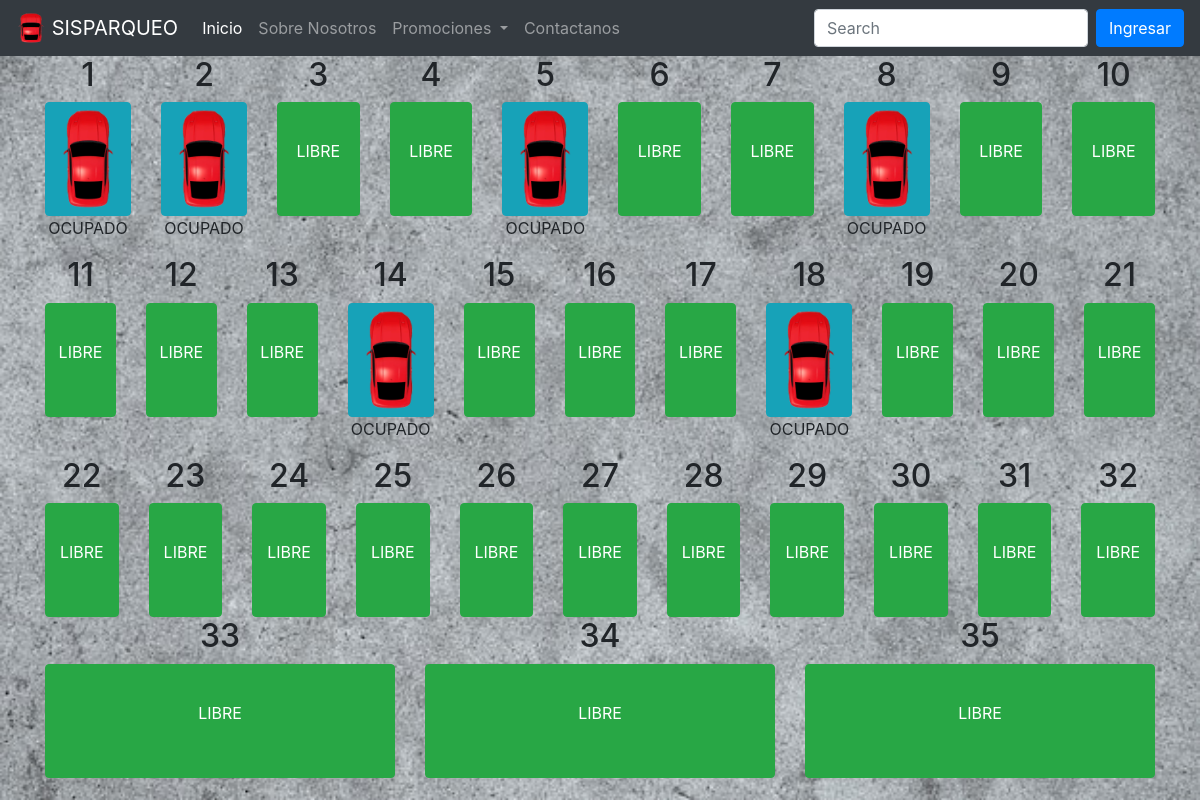
The page / on the database its author committed.
### tables this page shows
CREATE TABLE `tb_mapeos` (
  `id_map` int(11) NOT NULL,
  `nro_espacio` varchar(255) DEFAULT NULL,
  `estado_espacio` varchar(255) DEFAULT NULL,
  `obs` varchar(255) DEFAULT NULL,
  `fyh_creacion` datetime DEFAULT NULL,
  `fyh_actualizacion` datetime DEFAULT NULL,
  `fyh_eliminacion` datetime DEFAULT NULL,
  `estado` varchar(10) DEFAULT NULL
);

### app/config.php (called while the page is built, shortened)
<?php
$URL = "http://localhost/www.sisparqueo.com";
?>

### index.php (the view, shortened to what this page needs)
<?php
include ('app/config.php');
?>
<!DOCTYPE html>
<html lang="en">
<head>
    <link rel="stylesheet" href="public/css/bootstrap.min.css">
</head>
<body style="background-image: url('public/imagenes/piso-fondo.jpg');
            background-repeat: no-repeat;
            z-index: -3;
            background-size: 100vw 100vh"
>
    <nav class="navbar navbar-expand-lg navbar-dark bg-dark">
        <a class="navbar-brand" href="#">
            <img src="<?=$URL;?>/public/imagenes/auto.png" width="30" height="30" class="d-inline-block align-top" alt="">
            SISPARQUEO
        </a>
        <div class="collapse navbar-collapse" id="navbarSupportedContent">
            <ul class="navbar-nav mr-auto">
                <li class="nav-item active">
                    <a class="nav-link" href="#">Inicio <span class="sr-only">(current)</span></a>
                </li>
                <li class="nav-item">
                    <a class="nav-link" href="#">Sobre Nosotros</a>
                </li>
                <li class="nav-item dropdown">
                    <a class="nav-link dropdown-toggle" href="#" role="button" data-toggle="dropdown" aria-expanded="false">
                        Promociones
                    </a>
                </li>
                <li class="nav-item">
                    <a class="nav-link" href="#">Contactanos</a>
                </li>
            </ul>
            <form class="form-inline my-2 my-lg-0">
                <input class="form-control mr-sm-2" type="search" placeholder="Search" aria-label="Search">
            </form>
            <button type="button" class="btn btn-primary" data-toggle="modal" data-target="#modal-ingresar">
                Ingresar
            </button>
        </div>
    </nav>
    <div class="container">
        <div class="row">
            <?php
            $query_mapeos = $pdo->prepare("SELECT * FROM tb_mapeos WHERE estado = '1'");
            $query_mapeos->execute();
            $mapeos = $query_mapeos->fetchAll(PDO::FETCH_ASSOC);
            foreach ($mapeos as $mapeo) {
                $estado_espacio     = $mapeo['estado_espacio'];
                if($estado_espacio == "LIBRE") { ?>
                    <div class="col">
                        <center>
                            <h2><?=$mapeo['nro_espacio'];?></h2>
                            <button class="btn btn-success" style="width: 100%; height: 114px;">
                                <p><?=$mapeo['estado_espacio']?></p>
                            </button>
                        </center>
                    </div>
                    <?php
                }
                if($estado_espacio == "OCUPADO") { ?>
                    <div class="col">
                        <center>
                            <h2><?=$mapeo['nro_espacio'];?></h2>
                            <button class="btn btn-info">
                                <img src="<?=$URL;?>/public/imagenes/auto.png" width="60px" alt="">
                            </button>
                            <p><?=$mapeo['estado_espacio']?></p>
                        </center>
                    </div>
                    <?php
                }
                ?>
                <?php
            }
            ?>
        </div>
    </div>
</body>
</html>

### rows shown on the page
tb_mapeos: nro_espacio "1", estado_espacio "OCUPADO"
tb_mapeos: nro_espacio "2", estado_espacio "OCUPADO"
tb_mapeos: nro_espacio "3", estado_espacio "LIBRE"
tb_mapeos: nro_espacio "4", estado_espacio "LIBRE"
tb_mapeos: nro_espacio "5", estado_espacio "OCUPADO"
tb_mapeos: nro_espacio "6", estado_espacio "LIBRE"
tb_mapeos: nro_espacio "7", estado_espacio "LIBRE"
tb_mapeos: nro_espacio "8", estado_espacio "OCUPADO"
tb_mapeos: nro_espacio "9", estado_espacio "LIBRE"
tb_mapeos: nro_espacio "10", estado_espacio "LIBRE"
tb_mapeos: nro_espacio "11", estado_espacio "LIBRE"
tb_mapeos: nro_espacio "12", estado_espacio "LIBRE"
tb_mapeos: nro_espacio "13", estado_espacio "LIBRE"
tb_mapeos: nro_espacio "14", estado_espacio "OCUPADO"
tb_mapeos: nro_espacio "15", estado_espacio "LIBRE"
tb_mapeos: nro_espacio "16", estado_espacio "LIBRE"
tb_mapeos: nro_espacio "17", estado_espacio "LIBRE"
tb_mapeos: nro_espacio "18", estado_espacio "OCUPADO"
tb_mapeos: nro_espacio "19", estado_espacio "LIBRE"
tb_mapeos: nro_espacio "20", estado_espacio "LIBRE"
tb_mapeos: nro_espacio "21", estado_espacio "LIBRE"
tb_mapeos: nro_espacio "22", estado_espacio "LIBRE"
tb_mapeos: nro_espacio "23", estado_espacio "LIBRE"
tb_mapeos: nro_espacio "24", estado_espacio "LIBRE"
tb_mapeos: nro_espacio "25", estado_espacio "LIBRE"
tb_mapeos: nro_espacio "26", estado_espacio "LIBRE"
tb_mapeos: nro_espacio "27", estado_espacio "LIBRE"
tb_mapeos: nro_espacio "28", estado_espacio "LIBRE"
tb_mapeos: nro_espacio "29", estado_espacio "LIBRE"
tb_mapeos: nro_espacio "30", estado_espacio "LIBRE"
tb_mapeos: nro_espacio "31", estado_espacio "LIBRE"
tb_mapeos: nro_espacio "32", estado_espacio "LIBRE"
tb_mapeos: nro_espacio "33", estado_espacio "LIBRE"
tb_mapeos: nro_espacio "34", estado_espacio "LIBRE"
tb_mapeos: nro_espacio "35", estado_espacio "LIBRE"
